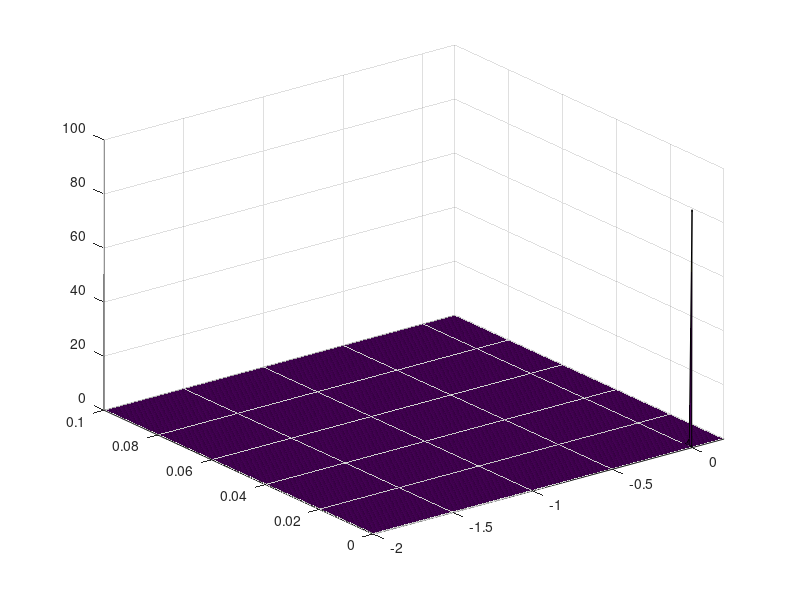

MATLAB code to generate this figure:
close all; 
clear;
clc;

x=linspace(-200,20,1000);
y=linspace(0,10, 100);

[xx,yy]=meshgrid(x,y);
rr=sqrt(xx.^2+yy.^2);

Ve=20000;
Re=250e-6;
a=1;
b=1;
zz= Ve ./ ((1+a.*(rr-Re).^2).*(1+b.*(rr-Re).^2));

%f=@(r) Ve ./ ((1+a.(r-Re).^2).*((1+b.*(r-Re).^2)));
%rho=@(x,y) sqrt(x.^2+y.^2);

%rr=rho(xx,yy);
%zz=f(rr);

plot=surf(xx,yy,zz);
axis([-200,20,0,10]);


%%
close all; 
clear;
clc;

x=linspace(-2,0.20,1000);
y=linspace(0,0.10, 100);

[xx,yy]=meshgrid(x,y);
rr=sqrt(xx.^2+yy.^2);

Ve=20000;
Re=250e-6;
a=100000;
zz= Ve ./ (1+a^2.*(rr-Re).^2);

plot=surf(xx,yy,zz);
axis([-2,0.20,0,0.10]);

%% Grad exact
clc
x=256e-6;
y= 400e-6;

r = sqrt(x * x + y * y);

Ve = 20000;
Re = 250e-6;
a = 100;
dfdr = - Ve ./ ( 1 + ( (a.*(r - Re)).*(a*(r - Re)) ).*( (a.*(r - Re)).*(a*(r - Re)) ) ) .*  a.*a*2*(r-Re) .* x ./ r;
grad_x = dfdr .* x ./ r
grad_y= dfdr .* y ./ r
